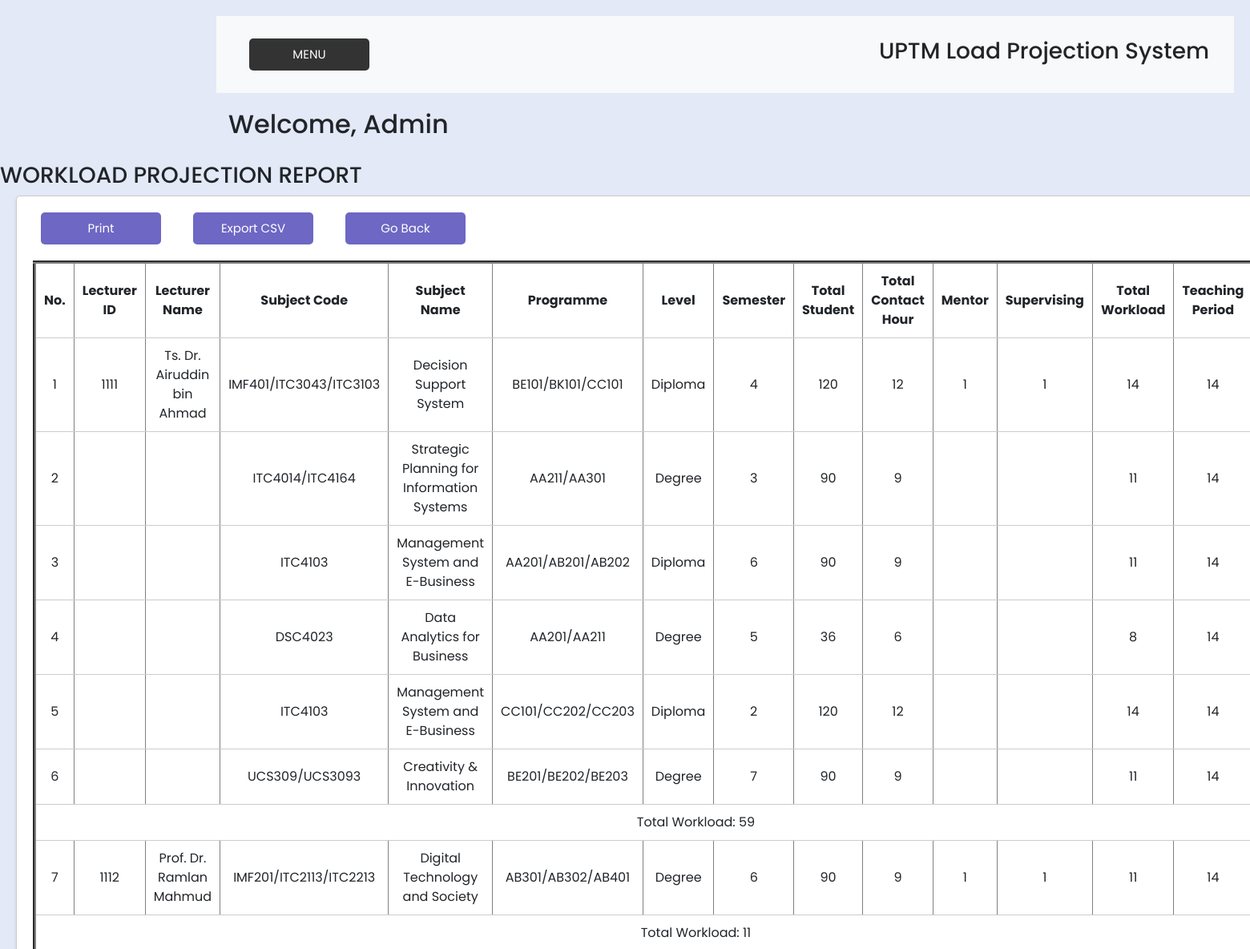
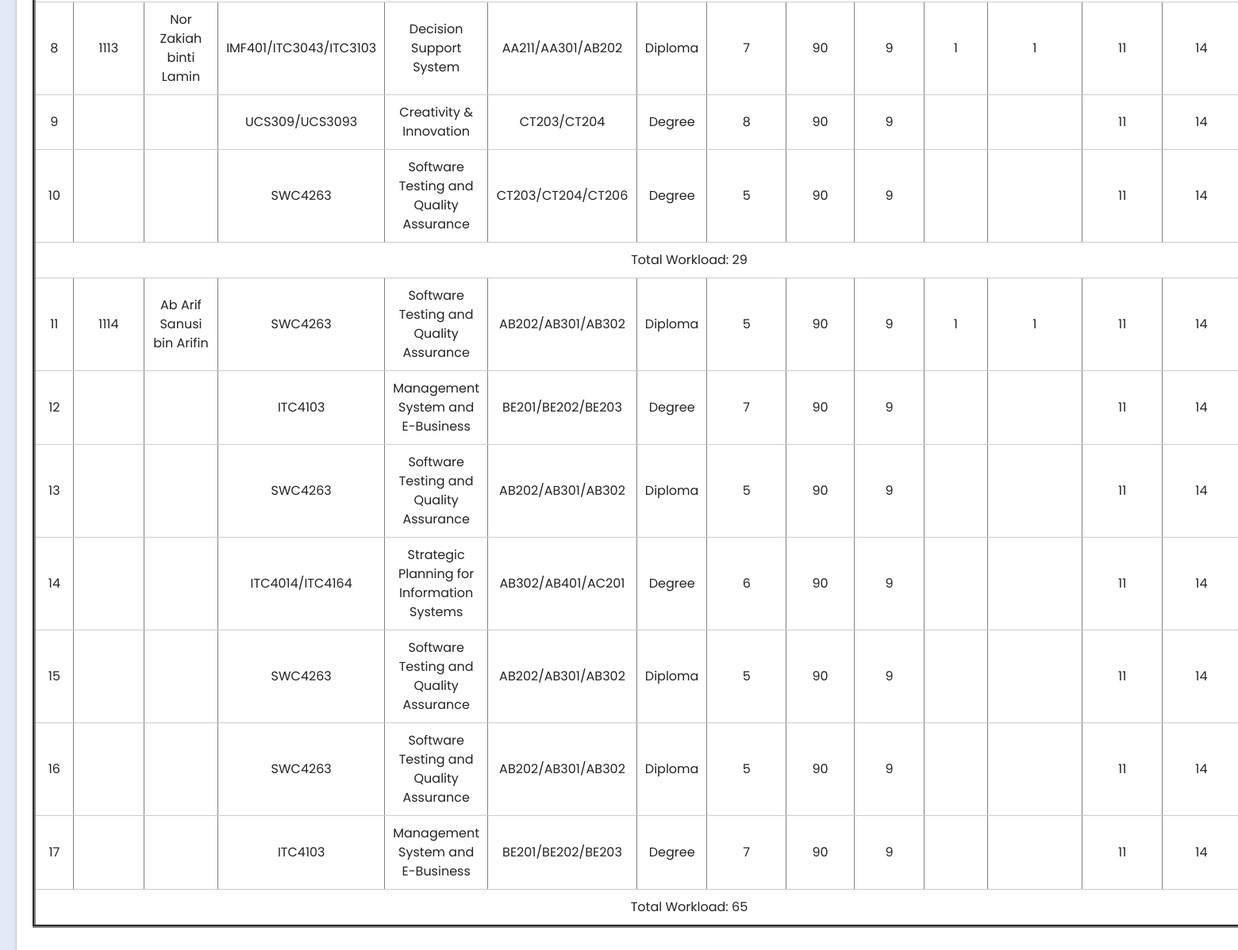
The app's page /simple_php_system/workloadreportdesign.php with its own data (2 pictures, top to bottom).
### tables this page shows
CREATE TABLE `workload` (
  `No` int(200) NOT NULL,
  `lecturerID` varchar(100) NOT NULL,
  `subjectCode` varchar(100) NOT NULL,
  `programme` varchar(100) NOT NULL,
  `level` varchar(100) NOT NULL,
  `semester` varchar(100) NOT NULL,
  `totalStudent` int(200) NOT NULL,
  `totalContactHours` int(30) NOT NULL,
  `mentor` int(10) NOT NULL,
  `supervising` int(10) NOT NULL,
  `totalWorkload` int(100) NOT NULL,
  `teachingPeriod` varchar(100) NOT NULL,
  `otherRoles` varchar(100) NOT NULL,
  `session` varchar(100) NOT NULL
);

CREATE TABLE `lecturer` (
  `lecturerID` varchar(100) NOT NULL,
  `lecturerName` varchar(100) NOT NULL,
  `lecturerGrade` varchar(10) NOT NULL,
  `lecturerQualification` varchar(100) NOT NULL
);

CREATE TABLE `subject` (
  `subjectCode` varchar(100) NOT NULL,
  `subjectName` varchar(100) NOT NULL,
  `contactHours` int(50) NOT NULL
);

### simple_php_system/workloadreportdesign.php (the view, shortened to what this page needs)
<!DOCTYPE html>
<html lang="en">
<head>
    <?php ini_set('display_errors', 1);
        $currentTotalWorkload= 0;
        $sessionName = "";
    ?>
    <?php include("dashboard.php"); ?>
    <link rel="stylesheet" href="https://maxcdn.bootstrapcdn.com/bootstrap/4.5.2/css/bootstrap.min.css">
    <link rel="stylesheet" href="style/style.css">
</head>
<body>
    <h3>WORKLOAD PROJECTION REPORT</h3>
    <div class="table-container" id="tabulate" name="tabulate">
        <table border="4">
            <tr>
                <th>No. </th>
                <th>Lecturer ID</th>
                <th>Lecturer Name</th>
                <th>Subject Code</th>
                <th>Subject Name</th>
                <th>Programme</th>
                <th>Level</th>
                <th>Semester</th>
                <th>Total Student</th>
                <th>Total Contact Hour</th>
                <th>Mentor</th>
                <th>Supervising</th>
                <th>Total Workload</th>
                <th>Teaching Period</th>
            </tr>
            <?php
                $recordsPerPage = 100;
                $currentpage = isset($_GET['page']) ? $_GET['page'] : 1;
                $offset = ($currentpage - 1) * $recordsPerPage;
                $result = mysqli_query($con, "
                    SELECT
                        w.No,
                        w.lecturerID,
                        l.lecturerName,
                        w.subjectCode,
                        s.subjectName,
                        w.programme,
                        w.level,
                        w.semester,
                        w.totalStudent,
                        w.totalContactHours,
                        w.mentor,
                        w.supervising,
                        w.totalWorkload,
                        w.teachingPeriod,
                        w.otherRoles
                    FROM workload w
                    INNER JOIN Lecturer l ON w.lecturerID = l.lecturerID
                    INNER JOIN Subject s ON w.subjectCode = s.subjectCode
                    WHERE w.session = '$sessionName'
                    ORDER BY w.lecturerID
                    LIMIT $offset, $recordsPerPage
                ");
                $previousLecturerID = null;
                $increment = 1;
                while ($row = mysqli_fetch_assoc($result)) {
                    $lecturerID = $row['lecturerID'];
                    $lecturerName = $row['lecturerName'];
                    $subjectCode = $row['subjectCode'];
                    $subjectName = $row['subjectName'];
                    $programme = $row['programme'];
                    $level = $row['level'];
                    $semester = $row['semester'];
                    $totalStudents = $row['totalStudent'];
                    $contactHour = $row['totalContactHours'];
                    $mentor = $row['mentor'];
                    $supervising = $row['supervising'];
                    $workload = $row['totalWorkload'];
                    $teachingPeriod = $row['teachingPeriod'];
                        if ($lecturerID !== $previousLecturerID ) {
                            if($currentTotalWorkload == 0)
                            {
                                echo "<td>$increment</td>";
                                    echo "<td>$lecturerID</td>";
                                    echo "<td>$lecturerName</td>";
                                    echo "<td>$subjectCode</td>";
                                    echo "<td>$subjectName</td>";
                                    echo "<td>$programme</td>";
                                    echo "<td>$level</td>";
                                    echo "<td>$semester</td>";
                                    echo "<td>$totalStudents</td>";
                                    echo "<td>$contactHour</td>";
                                    echo "<td>$mentor</td>";
                                    echo "<td>$supervising</td>";
                                    echo "<td>$workload</td>";
                                    echo "<td>$teachingPeriod</td>";
                                    $totalContactHour = $contactHour;
                                    $currentTotalWorkload = $workload;
                                    $previousLecturerID = $lecturerID;
                            }
                            else{
                                echo"<tr>";
                                    echo "<td colspan = 15>Total Workload:    $currentTotalWorkload</td>";
                                    echo "</tr>";
                                    echo "<tr>";
                                    echo "<td>$increment</td>";
                                    echo "<td>$lecturerID</td>";
                                    echo "<td>$lecturerName</td>";
                                    echo "<td>$subjectCode</td>";
                                    echo "<td>$subjectName</td>";
                                    echo "<td>$programme</td>";
                                    echo "<td>$level</td>";
                                    echo "<td>$semester</td>";
                                    echo "<td>$totalStudents</td>";
                                    echo "<td>$contactHour</td>";
                                    echo "<td>$mentor</td>";
                                    echo "<td>$supervising</td>";
                                    echo "<td>$workload</td>";
                                    echo "<td>$teachingPeriod</td>";
                                    echo "</tr>";
                                    $totalContactHour = $contactHour;
                                    $currentTotalWorkload = $workload;
                                    $previousLecturerID = $lecturerID;
                            }
                        } else {
                            $totalContactHour += $contactHour;
                            if ($mentor == 1 && $supervising == 1){
                                $currentTotalWorkload = 2 + $totalContactHour;
                            }
                            elseif ($mentor == 1 && $supervising == 0){
                                $currentTotalWorkload = 1 + $totalContactHour;
                            }
                            elseif ($mentor == 0 && $supervising == 1){
                                $currentTotalWorkload = 1 + $totalContactHour;
                            }
                            elseif ($mentor == 0 && $supervising == 0){
                                $currentTotalWorkload = $totalContactHour;
                            }
                            else{}
                            echo "<tr>";
                            echo "<td>$increment</td>";
                            echo "<td></td>";
                            echo "<td></td>";
                            echo "<td>$subjectCode</td>";
                            echo "<td>$subjectName</td>";
                            echo "<td>$programme</td>";
                            echo "<td>$level</td>";
                            echo "<td>$semester</td>";
                            echo "<td>$totalStudents</td>";
                            echo "<td>$contactHour</td>";
                            echo "<td></td>";
                            echo "<td></td>";
                            echo "<td>$workload</td>";
                            echo "<td>$teachingPeriod</td>";
                            echo "</tr>";
                        }
                    $increment++;
                }
                echo "<tr>";
                        echo "<td colspan='15'>Total Workload: $currentTotalWorkload</td>";
                        echo "</tr>";
            ?>
            <button class="button23" id="print-button1">Print</button>
            <button class="button23" id="download-csv-button">Export CSV</button>
            <?php echo "<a href='javascript:self.history.back()'><button class='btn'>Go Back</button>"; ?>
        </table>
            </div>
</body>
</html>

### simple_php_system/dashboard.php (shortened to what this page needs)
<!DOCTYPE html>
<html lang="en">
<head>
    <link rel="stylesheet" href="https://maxcdn.bootstrapcdn.com/bootstrap/4.5.2/css/bootstrap.min.css">
    <link rel="stylesheet" href="style/style.css">
</head>
<body>
<div id="content">
    <nav class="navbar navbar-expand-lg navbar-light bg-light">
        <div class="container-fluid">
            <button type="button" id="sidebarCollapse" class="btn btn-info">
                <span>MENU</span>
            </button>
            <h3>UPTM Load Projection System</h3>
        </div>
    </nav>
    <div class="container-fluid">
        <h2>Welcome, Admin</h2>
    </div>
</div>
</body>
</html>

### simple_php_system/style/style.css (style rules this page uses)
* { padding: 0; margin: 0; box-sizing: border-box; font-family: 'Poppins', sans-serif; }
body { background: #e4e9f7; }
#content { margin-left: 250px; padding: 20px; }
#sidebarCollapse { background-color: #333; border: none; color: white; margin-bottom: 20px; }
.container-fluid h2 { margin-top: 20px; }
.btn { height: 35px; background: rgba(76, 68, 182, 0.808); border: 0; border-radius: 5px; color: #fff; font-size: 15px; cursor: pointer; transition: all .3s; margin-top: 10px; padding: 0px 10px; }
.table-container { margin-left: 20px; width: 100%; background-color: #fff; border: 1px solid #ccc; border-radius: 5px; box-shadow: 0 2px 4px rgba(0, 0, 0, 0.1); }
table { width: 40%; border-collapse: collapse; }
table th, table td { padding: 10px; text-align: center; border-bottom: 1px solid #ccc; }

### simple_php_system/workloadreportdesign.php (style rules this page uses)
.table-container { justify-content: center; align-items: center; height: 380vh; margin-left: 20px; padding-left: 20px; width: 1750px; }
.button23 { background: rgba(76, 68, 182, 0.808); border: 0; border-radius: 5px; color: #fff; font-size: 15px; cursor: pointer; transition: all .3s; width: 150px; height: 40px; margin-bottom: 20px; margin-top: 20px; margin-left: 10px; padding: 0px 10px; margin-right: 30px; }
.btn { background: rgba(76, 68, 182, 0.808); border: 0; border-radius: 5px; color: #fff; font-size: 15px; cursor: pointer; transition: all .3s; width: 150px; height: 40px; margin-bottom: 20px; margin-top: 20px; margin-left: 10px; padding: 0px 10px; margin-right: 30px; }

### records on screen
workload: lecturerID "1111", lecturerID.lecturerName "Ts. Dr. Airuddin bin Ahmad", subjectCode "IMF401/ITC3043/ITC3103", subjectCode.subjectName "Decision Support System", programme "BE101/BK101/CC101", level "Diploma", semester "4", totalStudent "120", totalContactHours "12", mentor "1", supervising "1", totalWorkload "14", teachingPeriod "14"
workload: subjectCode "ITC4014/ITC4164", subjectCode.subjectName "Strategic Planning for Information Systems", programme "AA211/AA301", level "Degree", semester "3", totalStudent "90", totalContactHours "9", totalWorkload "11", teachingPeriod "14"
workload: subjectCode "ITC4103", subjectCode.subjectName "Management System and E-Business", programme "AA201/AB201/AB202", level "Diploma", semester "6", totalStudent "90", totalContactHours "9", totalWorkload "11", teachingPeriod "14"
workload: subjectCode "DSC4023", subjectCode.subjectName "Data Analytics for Business", programme "AA201/AA211", level "Degree", semester "5", totalStudent "36", totalContactHours "6", totalWorkload "8", teachingPeriod "14"
workload: subjectCode "ITC4103", subjectCode.subjectName "Management System and E-Business", programme "CC101/CC202/CC203", level "Diploma", semester "2", totalStudent "120", totalContactHours "12", totalWorkload "14", teachingPeriod "14"
workload: subjectCode "UCS309/UCS3093", subjectCode.subjectName "Creativity & Innovation", programme "BE201/BE202/BE203", level "Degree", semester "7", totalStudent "90", totalContactHours "9", totalWorkload "11", teachingPeriod "14"
workload: currentTotalWorkload "59", lecturerID "1112", lecturerID.lecturerName "Prof. Dr. Ramlan Mahmud", subjectCode "IMF201/ITC2113/ITC2213", subjectCode.subjectName "Digital Technology and Society", programme "AB301/AB302/AB401", level "Degree", semester "6", totalStudent "90", totalContactHours "9", mentor "1", supervising "1", totalWorkload "11", teachingPeriod "14"
workload: lecturerID "1113", lecturerID.lecturerName "Nor Zakiah binti Lamin", subjectCode "IMF401/ITC3043/ITC3103", subjectCode.subjectName "Decision Support System", programme "AA211/AA301/AB202", level "Diploma", semester "7", totalStudent "90", totalContactHours "9", mentor "1", supervising "1", totalWorkload "11", teachingPeriod "14"
workload: subjectCode "UCS309/UCS3093", subjectCode.subjectName "Creativity & Innovation", programme "CT203/CT204", level "Degree", semester "8", totalStudent "90", totalContactHours "9", totalWorkload "11", teachingPeriod "14"
workload: subjectCode "SWC4263", subjectCode.subjectName "Software Testing and Quality Assurance", programme "CT203/CT204/CT206", level "Degree", semester "5", totalStudent "90", totalContactHours "9", totalWorkload "11", teachingPeriod "14"
workload: currentTotalWorkload "29", lecturerID "1114", lecturerID.lecturerName "Ab Arif Sanusi bin Arifin", subjectCode "SWC4263", subjectCode.subjectName "Software Testing and Quality Assurance", programme "AB202/AB301/AB302", level "Diploma", semester "5", totalStudent "90", totalContactHours "9", mentor "1", supervising "1", totalWorkload "11", teachingPeriod "14"
workload: subjectCode "ITC4103", subjectCode.subjectName "Management System and E-Business", programme "BE201/BE202/BE203", level "Degree", semester "7", totalStudent "90", totalContactHours "9", totalWorkload "11", teachingPeriod "14"
workload: subjectCode "SWC4263", subjectCode.subjectName "Software Testing and Quality Assurance", programme "AB202/AB301/AB302", level "Diploma", semester "5", totalStudent "90", totalContactHours "9", totalWorkload "11", teachingPeriod "14"
workload: subjectCode "ITC4014/ITC4164", subjectCode.subjectName "Strategic Planning for Information Systems", programme "AB302/AB401/AC201", level "Degree", semester "6", totalStudent "90", totalContactHours "9", totalWorkload "11", teachingPeriod "14"
workload: subjectCode "SWC4263", subjectCode.subjectName "Software Testing and Quality Assurance", programme "AB202/AB301/AB302", level "Diploma", semester "5", totalStudent "90", totalContactHours "9", totalWorkload "11", teachingPeriod "14"
workload: subjectCode "SWC4263", subjectCode.subjectName "Software Testing and Quality Assurance", programme "AB202/AB301/AB302", level "Diploma", semester "5", totalStudent "90", totalContactHours "9", totalWorkload "11", teachingPeriod "14"
workload: subjectCode "ITC4103", subjectCode.subjectName "Management System and E-Business", programme "BE201/BE202/BE203", level "Degree", semester "7", totalStudent "90", totalContactHours "9", totalWorkload "11", teachingPeriod "14"

### other values on screen
$currentTotalWorkload "65"
